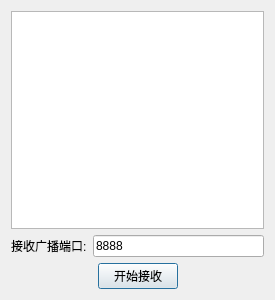
<?xml version="1.0" encoding="UTF-8"?>
<ui version="4.0">
 <class>receiveDialog</class>
 <widget class="QDialog" name="receiveDialog">
  <property name="geometry">
   <rect>
    <x>0</x>
    <y>0</y>
    <width>275</width>
    <height>300</height>
   </rect>
  </property>
  <property name="windowTitle">
   <string>Dialog</string>
  </property>
  <layout class="QVBoxLayout" name="verticalLayout">
   <item>
    <widget class="QListWidget" name="listWidget"/>
   </item>
   <item>
    <layout class="QHBoxLayout" name="horizontalLayout">
     <item>
      <widget class="QLabel" name="label">
       <property name="text">
        <string>接收广播端口:</string>
       </property>
      </widget>
     </item>
     <item>
      <widget class="QLineEdit" name="lineEdit">
       <property name="text">
        <string>8888</string>
       </property>
      </widget>
     </item>
    </layout>
   </item>
   <item>
    <layout class="QHBoxLayout" name="horizontalLayout_2">
     <item>
      <spacer name="horizontalSpacer">
       <property name="orientation">
        <enum>Qt::Horizontal</enum>
       </property>
       <property name="sizeHint" stdset="0">
        <size>
         <width>40</width>
         <height>20</height>
        </size>
       </property>
      </spacer>
     </item>
     <item>
      <widget class="QPushButton" name="pushButton">
       <property name="text">
        <string>开始接收</string>
       </property>
      </widget>
     </item>
     <item>
      <spacer name="horizontalSpacer_2">
       <property name="orientation">
        <enum>Qt::Horizontal</enum>
       </property>
       <property name="sizeHint" stdset="0">
        <size>
         <width>40</width>
         <height>20</height>
        </size>
       </property>
      </spacer>
     </item>
    </layout>
   </item>
  </layout>
 </widget>
 <resources/>
 <connections/>
</ui>
